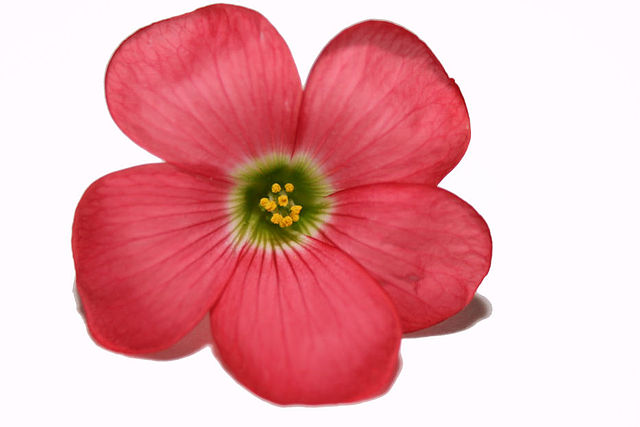
#> input picture opencv/src/f.jpg, 640 x 427 px
$ python basic_operations.py
#> lines starting #> are read from the running program, lines starting #| are printed output that depends on the picture; after the words box and inside, x2 and y2 are one past the last pixel; in counts of white or black regions, pixels touching at a corner belong together
#!/home/sagar/opencv_ws/envs/bin/python

import cv2 as cv

img = cv.imread('f.jpg')
#> img is the input picture: shape (427, 640, 3); mean B, G, R 174, 168.1, 232.3
# cv.imread give BGR or RGB
# getting pixel intensity of a particular pixel
print(img.item(100, 100, 2))
#| 255
# modifying pixel values
img.itemset((100, 100, 2), 90)
#> img: shape (427, 640, 3); under 0.01% of pixels changed, all inside (x1, y1, x2, y2) = (100, 100, 101, 101)

# for selecting a region (20 rows, 20 column)
px = img[100:120, 100:120]
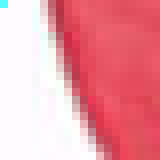
#> px: shape (20, 20, 3) (shown 8 times larger); mean B, G, R 164.1, 154, 235.6
print(px)
#> (printed output is left out)
# accessing the 20th row of the matrix
print(px[19])
#> (printed output is left out)
# modifying pixel values
px[0:19] = [0, 0, 0]
# cv.imshow("Display Window", img)
# cv.waitKey(0)

# image properties
print('{}, {}, and {}'.format(img.shape, img.size, img.dtype))
#| (427, 640, 3), 819840, and uint8
# copy paste
img[100:120, 100:120] = img[300:320, 300:320]
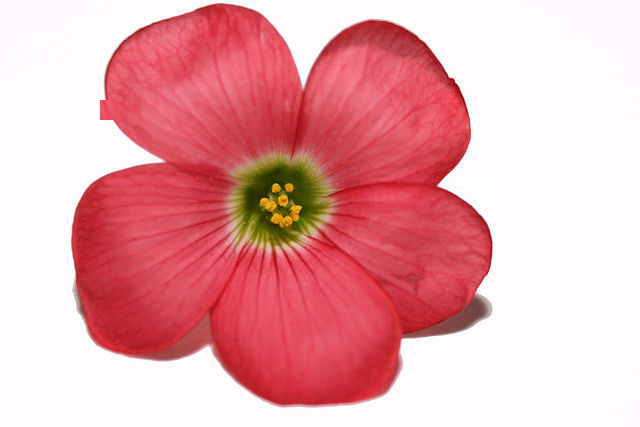
#> img: shape (427, 640, 3); mean B, G, R 174, 168, 232.3
# cv.imshow("Display Window", img)
# cv.waitKey(0)

# split and merge
b, g, r = cv.split(img)
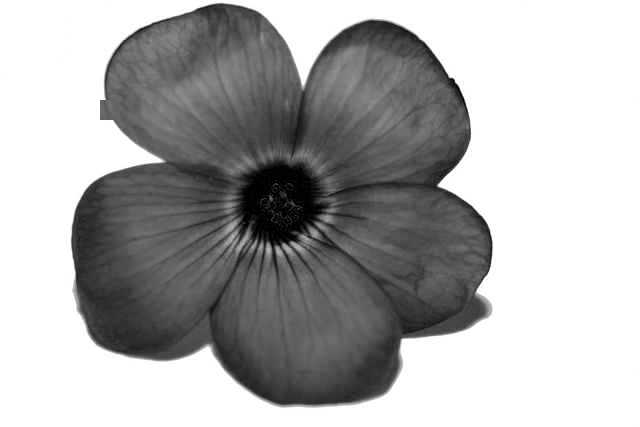
#> b: shape (427, 640); min 0, max 255, mean 174
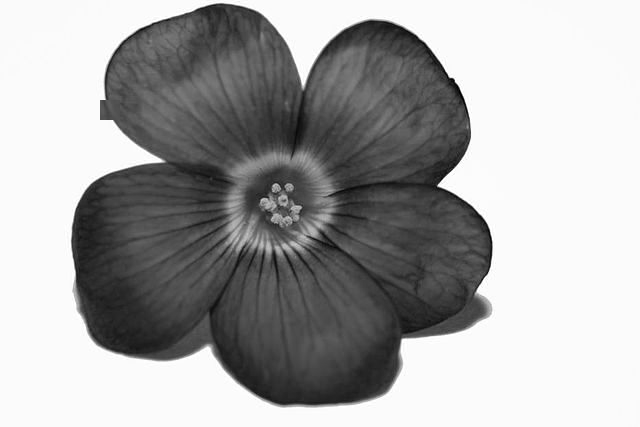
#> g: shape (427, 640); min 0, max 255, mean 168
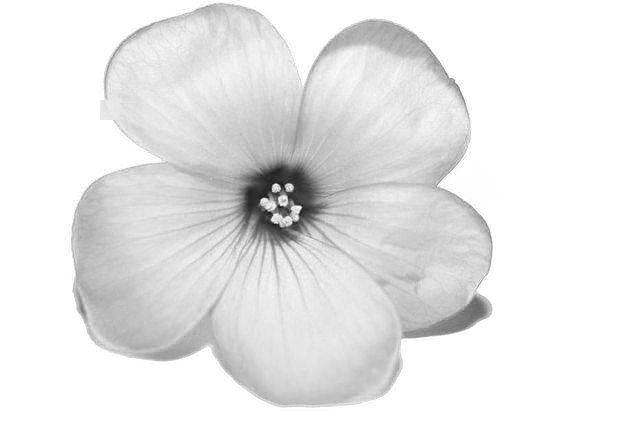
#> r: shape (427, 640); min 18, max 255, mean 232.3
# OR
blue = img[:, :, 0]
print(blue)
#> (printed output is left out)
r[:, :] = 0
#> r: shape (427, 640); every value is 0
print(r)
#> (printed output is left out)
img = cv.merge((b, g, r))
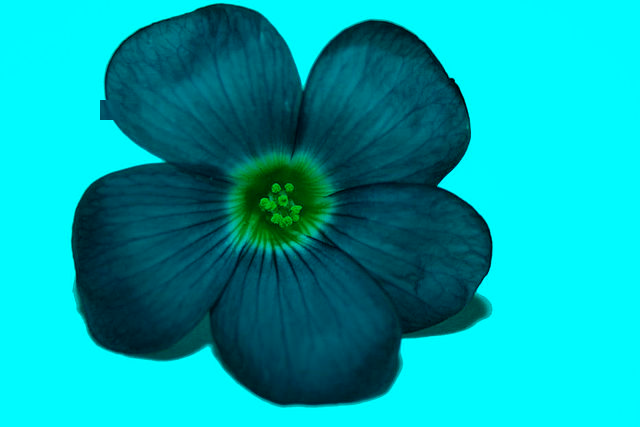
#> img: shape (427, 640, 3); mean B, G, R 174, 168, 0
# cv.imshow("Display Window", img)
# cv.waitKey(0)
# OR
img[:, :, 2] = 0
cv.imshow("Display Window", img)
cv.waitKey(0)

$ run again, with opencv/src/img_1745.jpg copied over opencv/src/f.jpg
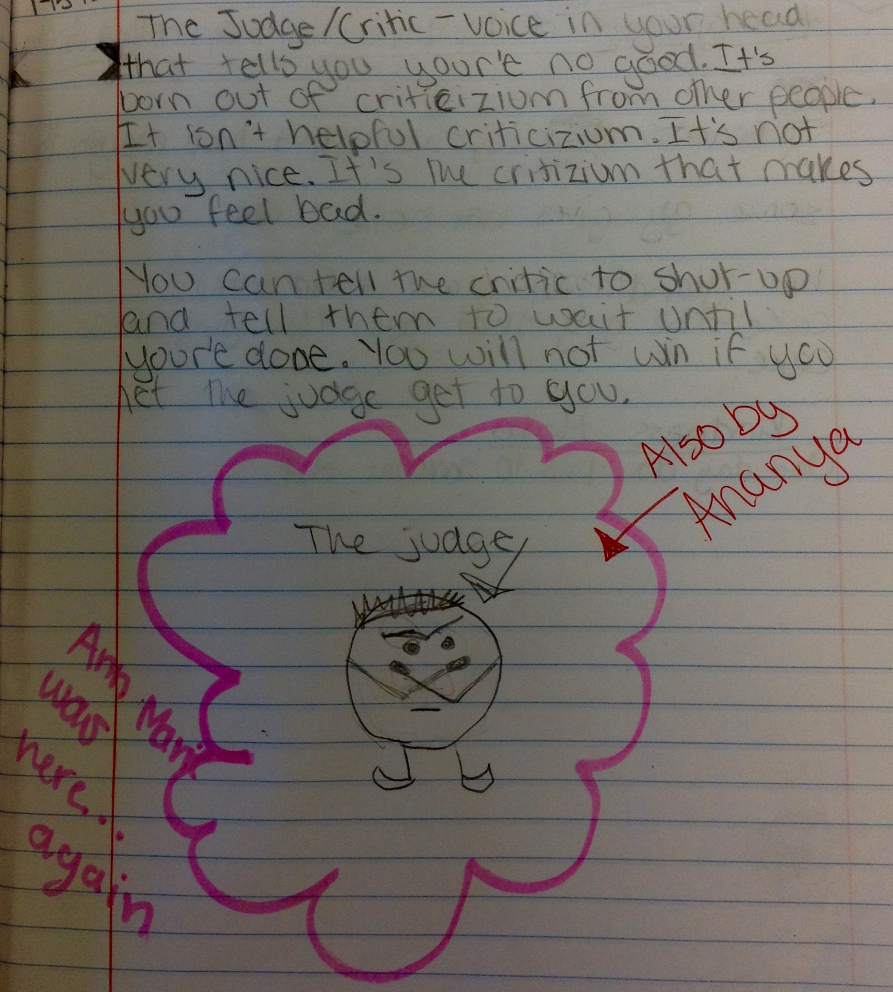
#> input picture opencv/src/img_1745.jpg, 1786 x 1983 px (shown at 1/2 size)
#> img is the input picture: shape (1983, 1786, 3); mean B, G, R 104, 108.8, 114.9
#| 115
#> (printed output is left out)
#> (printed output is left out)
#| (1983, 1786, 3), 10624914, and uint8
#> `b, g, r = cv.split(img)`:
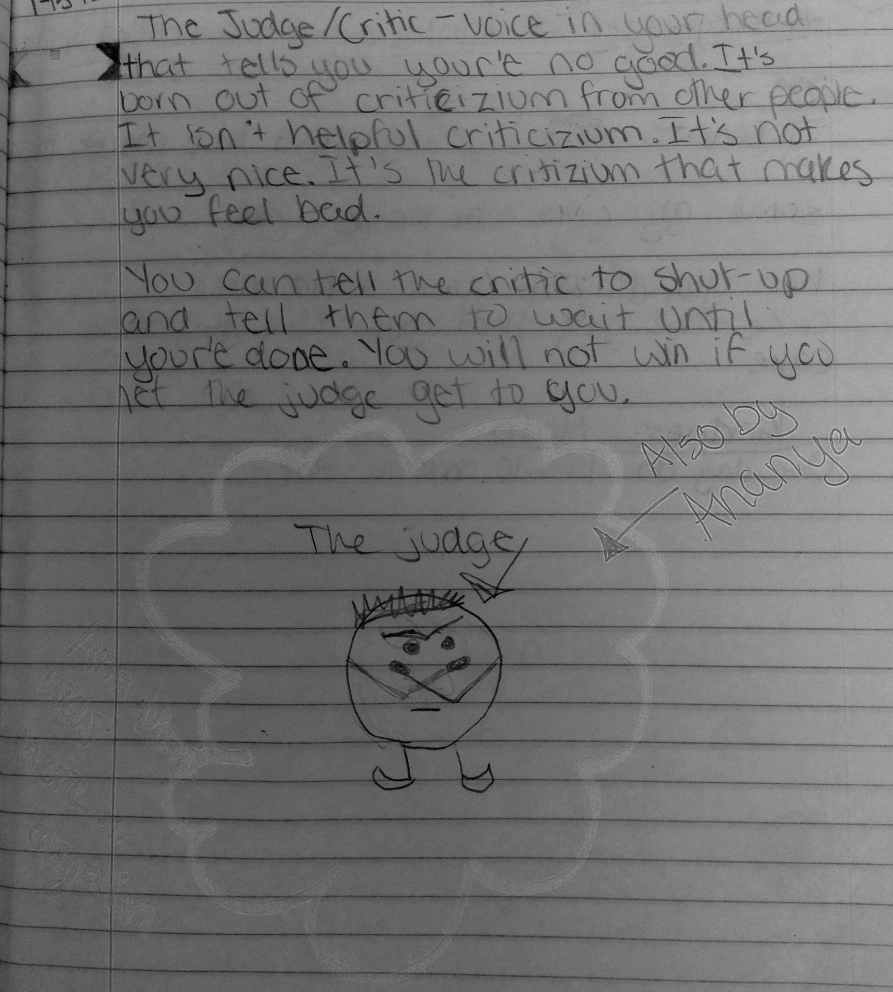
#> r: shape (1983, 1786) (shown at 1/2 size); min 0, max 236, mean 114.9
#> (printed output is left out)
#> (printed output is left out)
#> `img = cv.merge((b, g, r))`:
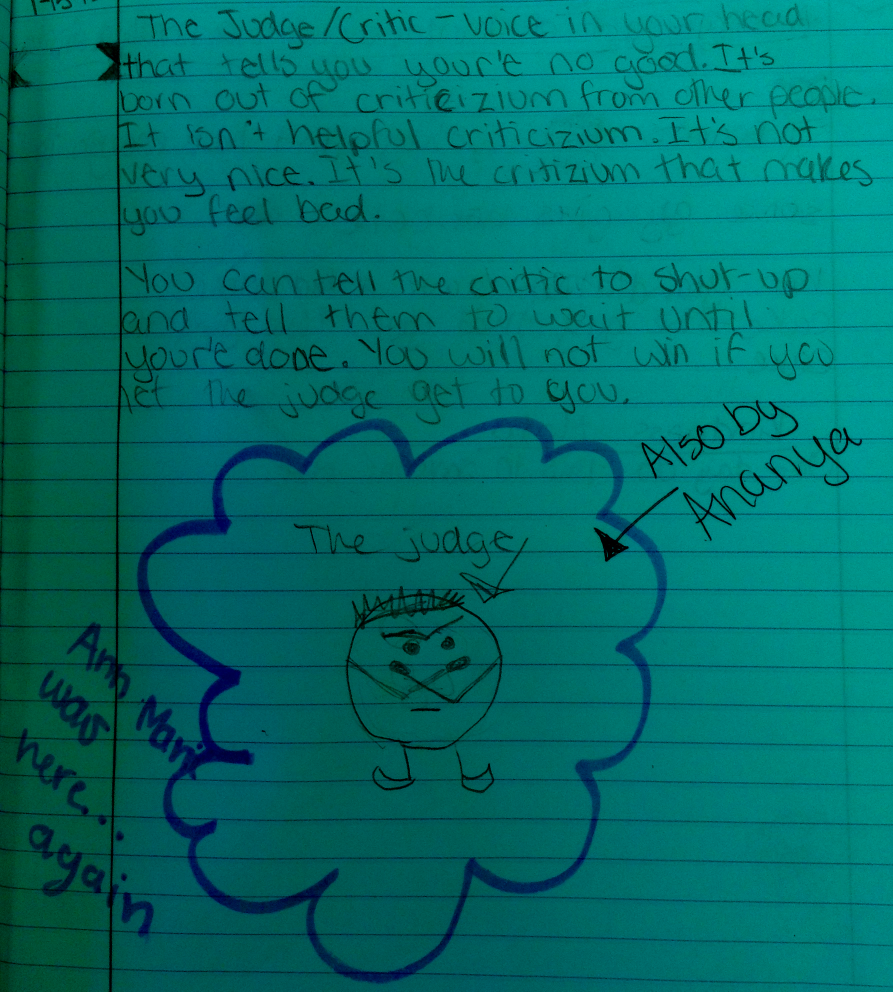
#> img: shape (1983, 1786, 3) (shown at 1/2 size); mean B, G, R 104, 108.8, 0
